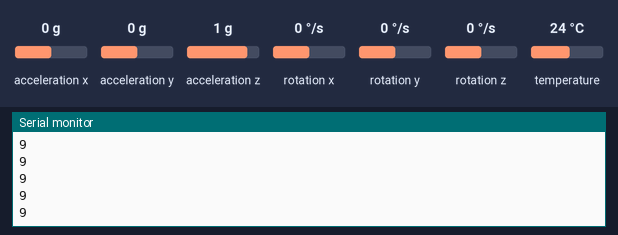
Simulated run of this sketch. Board: ESP32. On the bench: the last lines printed to the serial monitor. Inputs (shaded band) come from the test bench; at power-on: acceleration z 1 g, acceleration x 0 g, acceleration y 0 g, rotation x 0 °/s, rotation y 0 °/s, rotation z 0 °/s, temperature 24 °C. WiFi joins after 1.5 s; servers stay silent unless stated; storage starts empty.

Above: at 3.2 s.
3.3 s: acceleration z set to 0 g
At 3.35 s:
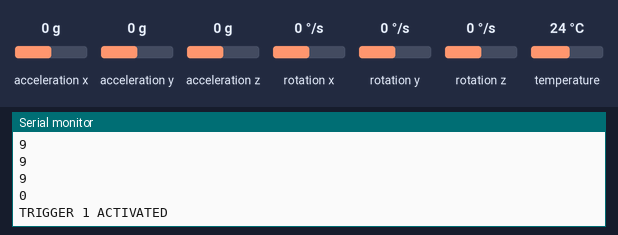
4.9 s: acceleration x set to -1.4 g
At 5.54 s:
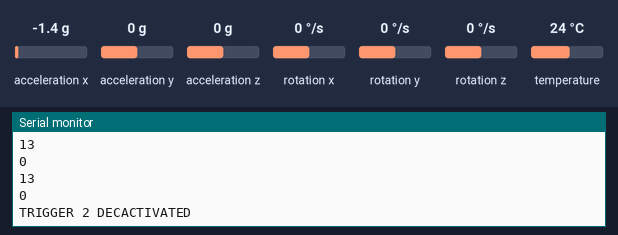
6.4 s: acceleration y set to -1.4 g
At 6.41 s:
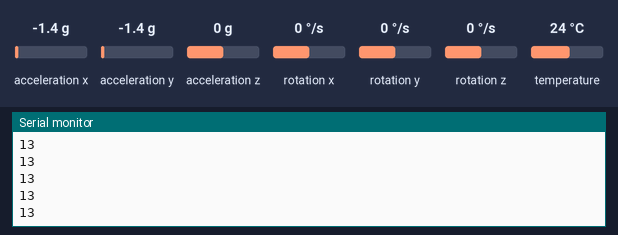
Timing chart, 0 to 9.4 s (numbered marks = the images above; inputs shaded):
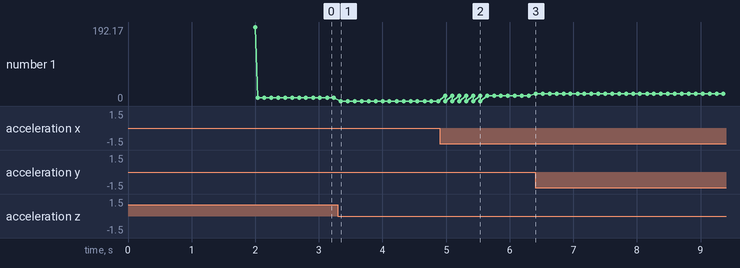

The sketch:

Gyro_Acc_V2.ino
```cpp
  #include <Arduino.h>
  #include <Adafruit_MPU6050.h>
  #include <Adafruit_Sensor.h>
  #include <Arduino_JSON.h>
  #include <ESPAsyncWebServer.h>
  #include <AsyncTCP.h>
  #include "SPIFFS.h"

  #define m_pi 3.141592653589793238


  // Replace with your network credentials
  const char* ssid = "C-137";
  const char* password = "18e457b313";

  // Create AsyncWebServer object on port 80
  AsyncWebServer server(80);

  // Create an Event Source on /events
  AsyncEventSource events("/events");

  // Json Variable to Hold Sensor Readings
  JSONVar readings;

  // Timer variables
  unsigned long lastTime = 0;
  unsigned long lastTimeTemperature = 0;
  unsigned long lastTimeAcc = 0;
  unsigned long gyroDelay = 10;
  unsigned long temperatureDelay = 1000;
  unsigned long accelerometerDelay = 200;

  boolean fall = false; //stores if a fall has occurred
  boolean trigger1=false; //stores if first trigger (lower threshold) has occurred
  boolean trigger2=false; //stores if second trigger (upper threshold) has occurred
  boolean trigger3=false; //stores if third trigger (orientation change) has occurred
  byte trigger1count=0; //stores the counts past since trigger 1 was set true
  byte trigger2count=0; //stores the counts past since trigger 2 was set true
  byte trigger3count=0; //stores the counts past since trigger 3 was set true
  int angleChange=0;

  // Create a sensor object
  Adafruit_MPU6050 mpu;

  sensors_event_t a, g, temp;

  float gyroX, gyroY, gyroZ;
  float accX, accY, accZ;
  float temperature;

  //Gyroscope sensor deviation
  float gyroXerror = 0.07;
  float gyroYerror = 0.03;
  float gyroZerror = 0.01;

  // Init MPU6050
  void initMPU()
  {
    if (!mpu.begin())
    {
      Serial.println("Failed to find MPU6050 chip");
      while (1)
      {
        delay(10);
      }
    }
    Serial.println("MPU6050 Found!");
  }

  void initSPIFFS()
  {
    if (!SPIFFS.begin())
    {
      Serial.println("An error has occurred while mounting SPIFFS");
    }
    Serial.println("SPIFFS mounted successfully");
  }

  // Initialize WiFi
  void initWiFi()
  {
    WiFi.mode(WIFI_STA);
    WiFi.begin(ssid, password);
    Serial.println("");
    Serial.print("Connecting to WiFi...");
    while (WiFi.status() != WL_CONNECTED)
    {
      Serial.print(".");
      delay(1000);
    }
    Serial.println("");
    Serial.println(WiFi.localIP());
  }

  String getGyroReadings()
  {
    mpu.getEvent(&a, &g, &temp);

    float gyroX_temp = g.gyro.x;
    if(abs(gyroX_temp) > gyroXerror)
    {
      gyroX += gyroX_temp/100.00;
    }

    float gyroY_temp = g.gyro.y;
    if(abs(gyroY_temp) > gyroYerror)
    {
      gyroY += gyroY_temp/70.00;
    }

    float gyroZ_temp = g.gyro.z;
    if(abs(gyroZ_temp) > gyroZerror)
    {
      gyroZ += gyroZ_temp/90.00;
    }

    readings["gyroX"] = String(gyroX);
    readings["gyroY"] = String(gyroY);
    readings["gyroZ"] = String(gyroZ);

    String jsonString = JSON.stringify(readings);
    return jsonString;
  }

  String getAccReadings()
  {
    mpu.getEvent(&a, &g, &temp);
    mpu.getEvent(&a, &g, &temp);

    float gyroX_temp = g.gyro.x;
    if(abs(gyroX_temp) > gyroXerror)
    {
      gyroX += gyroX_temp/100.00;
    }

    float gyroY_temp = g.gyro.y;
    if(abs(gyroY_temp) > gyroYerror)
    {
      gyroY += gyroY_temp/70.00;
    }

    float gyroZ_temp = g.gyro.z;
    if(abs(gyroZ_temp) > gyroZerror)
    {
      gyroZ += gyroZ_temp/90.00;
    }


    // Get current acceleration values
    accX = a.acceleration.x;
    accY = a.acceleration.y;
    readings["accX"] = String(accX);
    readings["accY"] = String(accY);
    readings["accZ"] = String(accZ);
    String accString = JSON.stringify (readings);
    return accString;
  }

  String getTemperature()
  {
    mpu.getEvent(&a, &g, &temp);
    temperature = temp.temperature;
    return String(temperature);
  }

  void setup()
  {
    Serial.begin(115200);
    initWiFi();
    initSPIFFS();
    initMPU();

    // Handle Web Server
    server.on("/", HTTP_GET, [](AsyncWebServerRequest *request)
    {
      request->send(SPIFFS, "/index.html", "text/html");
    });

    server.serveStatic("/", SPIFFS, "/");

    server.on("/reset", HTTP_GET, [](AsyncWebServerRequest *request)
    {
      gyroX=0;
      gyroY=0;
      gyroZ=0;
      request->send(200, "text/plain", "OK");
    });

    server.on("/resetX", HTTP_GET, [](AsyncWebServerRequest *request)
    {
      gyroX=0;
      request->send(200, "text/plain", "OK");
    });

    server.on("/resetY", HTTP_GET, [](AsyncWebServerRequest *request)
    {
      gyroY=0;
      request->send(200, "text/plain", "OK");
    });

    server.on("/resetZ", HTTP_GET, [](AsyncWebServerRequest *request){
      gyroZ=0;
      request->send(200, "text/plain", "OK");
    });

    // Handle Web Server Events
    events.onConnect([](AsyncEventSourceClient *client)
    {
      if(client->lastId())
      {
        Serial.printf("Client reconnected! Last message ID that it got is: %u\n", client->lastId());
      }
      // send event with message "hello!", id current millis
      // and set reconnect delay to 1 second
      client->send("hello!", NULL, millis(), 10000);
    });

    server.addHandler(&events);
    server.begin();
  }

  void loop()
  {
    if ((millis() - lastTime) > gyroDelay)
    {
      // Send Events to the Web Server with the Sensor Readings
      events.send(getGyroReadings().c_str(),"gyro_readings",millis());
      lastTime = millis();
    }
    if ((millis() - lastTimeAcc) > accelerometerDelay)
    {
      // Send Events to the Web Server with the Sensor Readings
      events.send(getAccReadings().c_str(),"accelerometer_readings",millis());
      lastTimeAcc = millis();
    }
    if ((millis() - lastTimeTemperature) > temperatureDelay)
    {
      // Send Events to the Web Server with the Sensor Readings
      events.send(getTemperature().c_str(),"temperature_reading",millis());
      lastTimeTemperature = millis();
    }

    mpu.getEvent(&a, &g, &temp);
    mpu.getEvent(&a, &g, &temp);

    float gyroX_temp = g.gyro.x;
    if(abs(gyroX_temp) > gyroXerror)
    {
      gyroX += gyroX_temp/100.00;
    }

    float gyroY_temp = g.gyro.y;
    if(abs(gyroY_temp) > gyroYerror)
    {
      gyroY += gyroY_temp/70.00;
    }

    float gyroZ_temp = g.gyro.z;
    if(abs(gyroZ_temp) > gyroZerror)
    {
      gyroZ += gyroZ_temp/90.00;
    }


    // Get current acceleration values
    accX = a.acceleration.x;
    accY = a.acceleration.y;
    accZ = a.acceleration.z;
    float raw_amplitude = pow(pow(accX,2)+pow(accY,2)+pow(accZ,2),0.5);
    int amplitude = raw_amplitude;  // Mulitiplied by 10 bcz values are between 0 to 1
    Serial.println(amplitude);
    if (amplitude<=5 && trigger2==false){ //if AM breaks lower threshold (0.4g) //10
      trigger1=true;
      Serial.println("TRIGGER 1 ACTIVATED");
    }
    if (trigger1==true)
    {
      trigger1count++;
      if (amplitude>=12)
      { //if AM breaks upper threshold (3g)
        trigger2=true;
        Serial.println("TRIGGER 2 ACTIVATED");
        trigger1=false; trigger1count=0;
      }
    }
    if (trigger2==true)
    {
      trigger2count++;
      angleChange = pow(pow(gyroX,2)+pow(gyroY,2)+pow(gyroZ,2),0.5);
      Serial.println(angleChange);
      if (angleChange>=5 && angleChange<=400)  //30+400
      { //if orientation changes by between 80-100 degrees
        trigger3=true; trigger2=false; trigger2count=0;
        Serial.println(angleChange);
        Serial.println("TRIGGER 3 ACTIVATED");
      }
    }
    if (trigger3==true)
    {
      trigger3count++;
      if (trigger3count>=1)
      {
         angleChange = pow(pow(gyroX,2)+pow(gyroY,2)+pow(gyroZ,2),0.5);
         Serial.println(angleChange);
         if ((angleChange>=0) && (angleChange<=10))
         { //if orientation changes remains between 0-10 degrees
             fall=true; trigger3=false; trigger3count=0;
             Serial.println(angleChange);
         }
         else
         { //user regained normal orientation
            trigger3=false; trigger3count=0;
            Serial.println("TRIGGER 3 DEACTIVATED");
         }
       }
    }
    if (fall==true)
    { //in event of a fall detection
      Serial.println("FALL DETECTED");
      fall=false;
    }
    if (trigger2count>=6)
    { //allow 0.5s for orientation change
      trigger2=false; trigger2count=0;
      Serial.println("TRIGGER 2 DECACTIVATED");
    }
    if (trigger1count>=6)
    { //allow 0.5s for AM to break upper threshold
      trigger1=false; trigger1count=0;
      Serial.println("TRIGGER 1 DECACTIVATED");
    }
    delay(100);
  }


  // void loop() {
  //   sensors_event_t a, g, temp;
  //   mpu.getEvent(&a, &g, &temp);

  //   float stemp = temp.temperature;

  //   float ax = a.acceleration.x;
  //   float ay = a.acceleration.y;
  //   float az = a.acceleration.z;

  //   float gx = g.gyro.x;
  //   float gy = g.gyro.y;
  //   float gz = g.gyro.z;

  //   float pitch = atan2(-ax, sqrt(ay*ay + az*az)) * 180.0 / M_PI;
  //   float roll = atan2(ay, az) * 180.0 / M_PI;
  //   float yaw = atan2(gx, gy) * 180.0 / M_PI;

  //   Serial.print("Pitch: ");
  //   Serial.println(pitch);
  //   Serial.print("Roll: ");
  //   Serial.println(roll);
  //   Serial.print("Yaw: ");
  //   Serial.println(yaw);
  //   Serial.print("Temperature: ");
  //   Serial.println(stemp);

  //   // Print the results
  //   Serial.print("X: ");
  //   Serial.print((ax)*9.8);
  //   Serial.print(" m/s^2");
  //   Serial.print("  Y: ");
  //   Serial.print((ay)*9.8);
  //   Serial.print(" m/s^2");
  //   Serial.print("  Z: ");
  //   Serial.println((az)*9.8);
  //   Serial.println();

  //   float aax = a.acceleration.x * 9.81;
  //   float aay = a.acceleration.y * 9.81;
  //   float aaz = a.acceleration.z * 9.81;

  //   // Check the magnitude of the acceleration vector
  //   float magnitude = sqrt(aax*aax + aay*aay + aaz*aaz);

  //   // If the magnitude is close to 9.8, the person is probably standing up
  //   if (abs(magnitude - 9.8) < 0.1) {
  //     Serial.println("Standing up");
  //   }
  //   // If the magnitude is close to 0, the person is probably laying down
  //   else if (abs(magnitude) < 0.1) {
  //     Serial.println("Laying down");
  //   }
  //   // If the magnitude is between 0 and 9.8, the person is probably walking or stopped
  //   else {
  //     // Check the value of the Z-axis acceleration
  //     if (az > 0) {
  //       Serial.println("Walking");
  //     } else {
  //       Serial.println("Stopped");
  //     }
  //   }

  //   delay(500);
  // }

  //#include <Wire.h>
  //#include <Adafruit_Sensor.h>
  //#include <Adafruit_MPU6050.h>
  //#include <math.h>
  //
  //Adafruit_MPU6050 mpu;
  //
  //int stepCount = 0;
  //bool wasStanding = false;
  //
  //void setup(void)
  //{
  //
  //  Serial.begin(115200);
  //
  //  // Try to initialize!
  //  if (!mpu.begin())
  //  {
  //    Serial.println("Failed to find MPU6050 chip");
  //    while (1)
  //    {
  //      delay(10);
  //    }
  //  }
  //  Serial.println("MPU6050 Found!");
  //
  //  // set accelerometer range to +-8G
  //  mpu.setAccelerometerRange(MPU6050_RANGE_8_G);
  //
  //  // set gyro range to +- 500 deg/s
  //  mpu.setGyroRange(MPU6050_RANGE_500_DEG);
  //
  //  // set filter bandwidth to 21 Hz
  //  mpu.setFilterBandwidth(MPU6050_BAND_21_HZ);
  //
  //  delay(100);
  //}
  //
  //
  //void loop()
  //{
  //  // Read raw acceleration data from the MPU6050
  //  sensors_event_t a, g, temp;
  //  mpu.getEvent(&a, &g, &temp);
  //
  //  // Convert the raw acceleration data to meters per second squared
  //  float ax = a.acceleration.x * 9.81;
  //  float ay = a.acceleration.y * 9.81;
  //  float az = a.acceleration.z * 9.81;
  //
  //  // Check the magnitude of the acceleration vector
  //  float magnitude = sqrt(ax*ax + ay*ay + az*az);
  //
  //  // If the magnitude is close to 9.8, the person is probably standing up
  //  if (abs(magnitude - 9.8) < 0.1) {
  //    if (!wasStanding) {
  //      Serial.println("Standing up");
  //      wasStanding = true;
  //    }
  //  }
  //  // If the magnitude is close to 0, the person is probably sitting down
  //  else if (abs(magnitude) < 0.1) {
  //    if (wasStanding) {
  //      Serial.println("Sitting down");
  //      wasStanding = false;
  //    }
  //  }
  //  // If the magnitude is between 0 and 9.8, the person is probably walking
  //  else {
  //    // Check the value of the Z-axis acceleration
  //    if (az > 0.3) {
  //      stepCount++;
  //      Serial.print("Step count: ");
  //      Serial.println(stepCount);
  //    }
  //  }
  //
  //  delay(500);
  //}
  //
  //
  //
  //// void loop() {
  ////   sensors_event_t a, g, temp;
  ////   mpu.getEvent(&a, &g, &temp);
  //
  ////   float stemp = temp.temperature;
  //
  ////   float ax = a.acceleration.x;
  ////   float ay = a.acceleration.y;
  ////   float az = a.acceleration.z;
  //
  ////   float gx = g.gyro.x;
  ////   float gy = g.gyro.y;
  ////   float gz = g.gyro.z;
  //
  ////   float pitch = atan2(-ax, sqrt(ay*ay + az*az)) * 180.0 / M_PI;
  ////   float roll = atan2(ay, az) * 180.0 / M_PI;
  ////   float yaw = atan2(gx, gy) * 180.0 / M_PI;
  //
  ////   Serial.print("Pitch: ");
  ////   Serial.println(pitch);
  ////   Serial.print("Roll: ");
  ////   Serial.println(roll);
  ////   Serial.print("Yaw: ");
  ////   Serial.println(yaw);
  ////   Serial.print("Temperature: ");
  ////   Serial.println(stemp);
  //
  ////   // Print the results
  ////   Serial.print("X: ");
  ////   Serial.print((ax)*9.8);
  ////   Serial.print(" m/s^2");
  ////   Serial.print("  Y: ");
  ////   Serial.print((ay)*9.8);
  ////   Serial.print(" m/s^2");
  ////   Serial.print("  Z: ");
  ////   Serial.println((az)*9.8);
  ////   Serial.println();
  //
  ////   float aax = a.acceleration.x * 9.81;
  ////   float aay = a.acceleration.y * 9.81;
  ////   float aaz = a.acceleration.z * 9.81;
  //
  ////   // Check the magnitude of the acceleration vector
  ////   float magnitude = sqrt(aax*aax + aay*aay + aaz*aaz);
  //
  ////   // If the magnitude is close to 9.8, the person is probably standing up
  ////   if (abs(magnitude - 9.8) < 0.1) {
  ////     Serial.println("Standing up");
  ////   }
  ////   // If the magnitude is close to 0, the person is probably laying down
  ////   else if (abs(magnitude) < 0.1) {
  ////     Serial.println("Laying down");
  ////   }
  ////   // If the magnitude is between 0 and 9.8, the person is probably walking or stopped
  ////   else {
  ////     // Check the value of the Z-axis acceleration
  ////     if (az > 0) {
  ////       Serial.println("Walking");
  ////     } else {
  ////       Serial.println("Stopped");
  ////     }
  ////   }
  //
  ////   delay(500);
  //// }
```

Measured:
- after the input at 3.3 s, the serial monitor: prints a new line after 0.05 s (image 1)
- after the input at 4.9 s, the serial monitor: prints a new line after 0.09 s (image 2)
- plotted number 1: 9 → 0 after the input at 3.3 s, 0 → 13 after the input at 4.9 s, 13 → 19 after the input at 6.4 s
